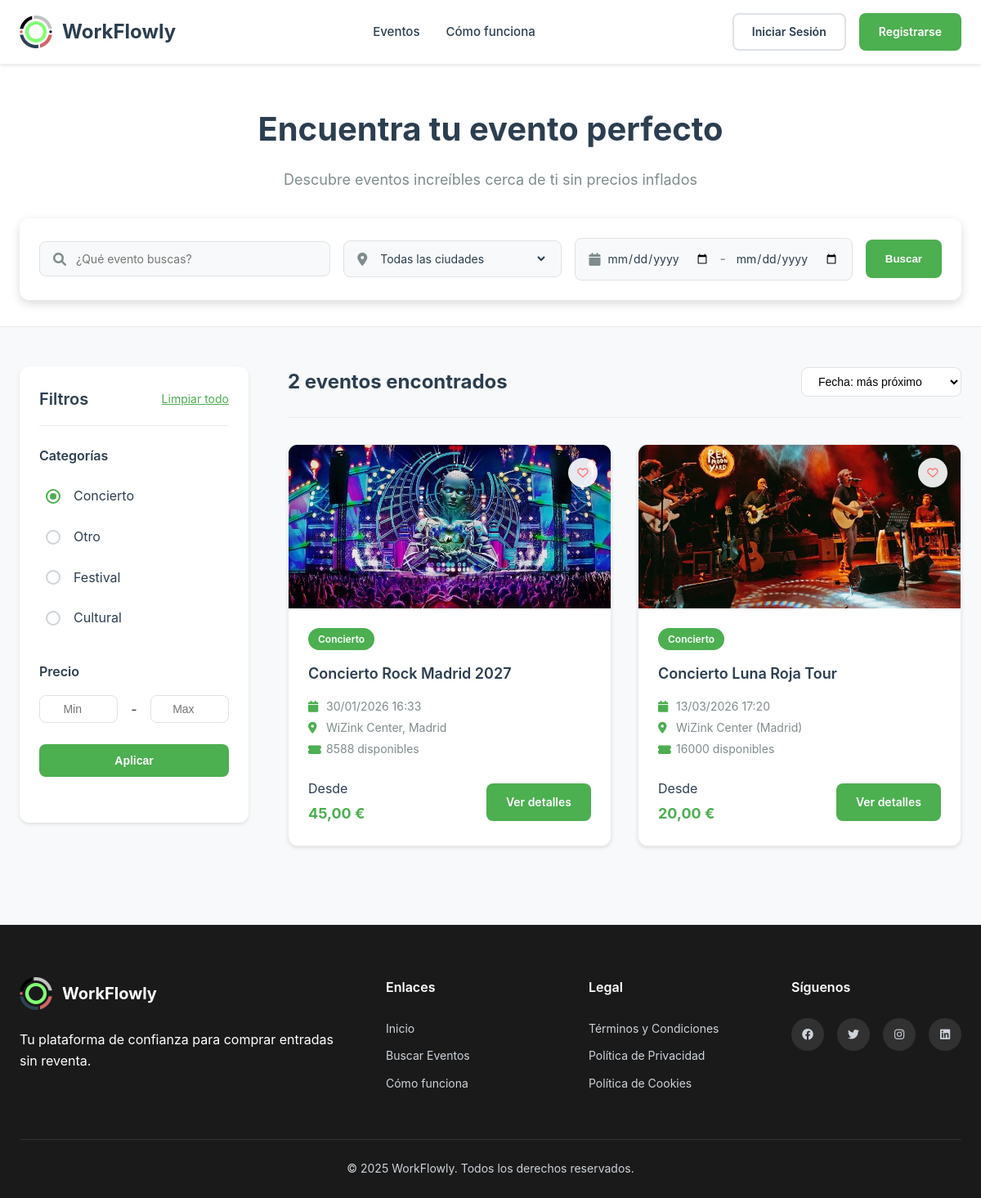
/views/search-events.php?tipo=Concierto, run on the app's committed database.
### tables this page shows
CREATE TABLE `evento` (
  `idEvento` int NOT NULL AUTO_INCREMENT,
  `idUsuario` int NOT NULL,
  `nombre` varchar(200) NOT NULL,
  `descripcion` text,
  `tipo` varchar(50) NOT NULL,
  `fechaInicio` datetime NOT NULL,
  `fechaFin` datetime NOT NULL,
  `ubicacion` varchar(255) NOT NULL,
  `aforoTotal` int NOT NULL,
  `entradasDisponibles` int NOT NULL,
  `imagenPrincipal` varchar(255) NOT NULL DEFAULT 'imagen/default.jpg',
  `idEstadoEvento` int DEFAULT NULL,
  `idLugar` int DEFAULT NULL,
  `idOrganizador` int DEFAULT NULL,
  PRIMARY KEY (`idEvento`),
  KEY `idUsuario` (`idUsuario`),
  KEY `idEstadoEvento` (`idEstadoEvento`),
  KEY `idx_evento_fecha` (`fechaInicio`,`fechaFin`),
  KEY `fk_evento_lugar` (`idLugar`),
  KEY `fk_evento_organizador` (`idOrganizador`),
  CONSTRAINT `evento_ibfk_1` FOREIGN KEY (`idUsuario`) REFERENCES `usuario` (`idUsuario`) ON DELETE CASCADE,
  CONSTRAINT `evento_ibfk_2` FOREIGN KEY (`idEstadoEvento`) REFERENCES `estado` (`idEstado`) ON DELETE SET NULL,
  CONSTRAINT `fk_evento_lugar` FOREIGN KEY (`idLugar`) REFERENCES `lugar` (`idLugar`) ON DELETE SET NULL,
  CONSTRAINT `fk_evento_organizador` FOREIGN KEY (`idOrganizador`) REFERENCES `organizador` (`idOrganizador`) ON DELETE SET NULL,
  CONSTRAINT `evento_chk_1` CHECK ((`fechaFin` > `fechaInicio`)),
  CONSTRAINT `evento_chk_2` CHECK ((`entradasDisponibles` <= `aforoTotal`))
);

### config/config.php (called while the page is built, shortened)
<?php
spl_autoload_register(function ($class_name) {
    $directories = [
        BASE_PATH . '/models/',
        BASE_PATH . '/controllers/',
    ];
    foreach ($directories as $directory) {
        $file = $directory . $class_name . '.php';
        if (file_exists($file)) {
            return;
        }
    }
});
function sanitize_input($data) {
    $data = trim($data);
    $data = stripslashes($data);
    $data = htmlspecialchars($data, ENT_QUOTES, 'UTF-8');
    return $data;
}
function format_price($price) {
    return number_format($price, 2, ',', '.') . ' €';
}
function format_date($date) {
    return date('d/m/Y H:i', strtotime($date));
}

### models/Evento.php (called while the page is built, shortened)
<?php
class Evento {
    private $conn;
    private $table_name = "Evento";
    public function __construct($db) {
        $this->conn = $db;
    }
    public function buscarEventos($search = '', $tipo = '', $fecha_desde = '', $fecha_hasta = '', $ubicacion = '', $precio_min = 0, $precio_max = 0) {
        $query = "SELECT e.*, u.nombre as organizador_nombre, u.apellidos as organizador_apellidos,
                         est.nombre as estado_nombre,
                         (SELECT MIN(precio) FROM TipoEntrada WHERE idEvento = e.idEvento) as precio_desde
                  FROM " . $this->table_name . " e
                  INNER JOIN Usuario u ON e.idUsuario = u.idUsuario
                  INNER JOIN Estado est ON e.idEstadoEvento = est.idEstado
                  WHERE est.nombre = 'Activo'
                  AND e.fechaFin > NOW()
                  AND e.entradasDisponibles > 0";
        if (!empty($tipo)) {
            $query .= " AND e.tipo = :tipo";
        }
        $query .= " ORDER BY e.fechaInicio ASC";
        $stmt = $this->conn->prepare($query);
        if (!empty($tipo)) {
            $stmt->bindParam(':tipo', $tipo);
        }
        $stmt->execute();
        return $stmt->fetchAll(PDO::FETCH_ASSOC);
    }
}
?>

### views/search-events.php (the view, shortened to what this page needs)
<?php
require_once '../config/config.php';
function getImageUrl($imagePath) {
    $cleanPath = str_replace('uploads/', '', $imagePath);
    $mainUploadPath = UPLOADS_PATH . '/' . $cleanPath;
    $adminUploadPath = BASE_PATH . '/api/admin/events/uploads/' . $cleanPath;
    if (file_exists($adminUploadPath)) {
        return BASE_URL . '/api/admin/events/uploads/' . $cleanPath;
    }
    return BASE_URL . '/api/admin/events/uploads/0b10db93db401e3d.jpg';
}
$search = isset($_GET['search']) ? sanitize_input($_GET['search']) : '';
$tipo = isset($_GET['tipo']) ? sanitize_input($_GET['tipo']) : '';
$ubicacion = isset($_GET['ubicacion']) ? sanitize_input($_GET['ubicacion']) : '';
$fecha_desde = isset($_GET['fecha_desde']) ? sanitize_input($_GET['fecha_desde']) : '';
$fecha_hasta = isset($_GET['fecha_hasta']) ? sanitize_input($_GET['fecha_hasta']) : '';
$precio_min = isset($_GET['precio_min']) ? (int)$_GET['precio_min'] : 0;
$precio_max = isset($_GET['precio_max']) ? (int)$_GET['precio_max'] : 0;
$orden = isset($_GET['orden']) ? sanitize_input($_GET['orden']) : 'fecha_asc';
$database = new Database();
$db = $database->getConnection();
$eventoModel = new Evento($db);
if (!empty($search) || !empty($tipo) || !empty($fecha_desde) || !empty($fecha_hasta) || !empty($ubicacion) || $precio_min > 0 || $precio_max > 0) {
    $eventos = $eventoModel->buscarEventos($search, $tipo, $fecha_desde, $fecha_hasta, $ubicacion, $precio_min, $precio_max);
} else {
    $eventos = $eventoModel->obtenerEventosDisponibles(50, 0);
}
if (!empty($eventos)) {
    switch ($orden) {
        case 'fecha_asc':
            usort($eventos, function($a, $b) {
                return strtotime($a['fechaInicio']) <=> strtotime($b['fechaInicio']);
            });
            break;
    }
}
$queryTipos = "SELECT DISTINCT tipo FROM Evento WHERE idEstadoEvento = (SELECT idEstado FROM Estado WHERE nombre = 'Activo' LIMIT 1)";
$stmtTipos = $db->prepare($queryTipos);
$stmtTipos->execute();
$tiposEventos = $stmtTipos->fetchAll(PDO::FETCH_COLUMN);
?>
<!DOCTYPE html>
<html lang="es">
<head>
    <link rel="stylesheet" href="../assets/css/search-events.css">
    <link href="https://cdnjs.cloudflare.com/ajax/libs/font-awesome/6.0.0/css/all.min.css" rel="stylesheet">
</head>
<body>
    <?php include __DIR__ . '/../includes/header.php'; ?>
    <section class="search-section">
        <div class="container">
            <div class="search-header">
                <h1>Encuentra tu evento perfecto</h1>
                <p>Descubre eventos increíbles cerca de ti sin precios inflados</p>
            </div>
            <form class="search-box" method="GET" action="">
                <div class="search-field">
                    <i class="fas fa-search"></i>
                    <input type="text" name="search" placeholder="¿Qué evento buscas?" value="<?php echo htmlspecialchars($search); ?>">
                </div>
                <div class="search-field">
                    <i class="fas fa-map-marker-alt"></i>
                    <select name="ubicacion">
                        <option value="">Todas las ciudades</option>
                    </select>
                </div>
                <div class="search-field date-range">
                    <i class="fas fa-calendar"></i>
                    <input type="date" name="fecha_desde" placeholder="Desde" value="<?php echo htmlspecialchars($fecha_desde); ?>">
                    <span class="date-separator">-</span>
                    <input type="date" name="fecha_hasta" placeholder="Hasta" value="<?php echo htmlspecialchars($fecha_hasta); ?>">
                </div>
                <button type="submit" class="btn-search">Buscar</button>
            </form>
        </div>
    </section>
    <section class="results-section">
        <div class="container">
            <div class="results-layout">
                <aside class="filters-sidebar">
                    <div class="filters-header">
                        <h3>Filtros</h3>
                        <a href="search-events.php" class="clear-filters">Limpiar todo</a>
                    </div>
                    <form method="GET" action="">
                        <div class="filter-group">
                            <h4>Categorías</h4>
                            <div class="filter-options">
                                <?php foreach ($tiposEventos as $tipoEvento): ?>
                                <label class="filter-radio">
                                    <span class="radiomark"></span>
                                    <?php echo htmlspecialchars($tipoEvento); ?>
                                </label>
                                <?php endforeach; ?>
                            </div>
                        </div>
                        <div class="filter-group">
                            <div class="filter-group-header">
                                <h4>Precio</h4>
                            </div>
                            <div class="price-range">
                                <div class="price-inputs">
                                    <input type="number" name="precio_min" id="precio_min" placeholder="Min" min="0"
                                           value="<?php echo $precio_min > 0 ? $precio_min : ''; ?>">
                                    <span>-</span>
                                    <input type="number" name="precio_max" id="precio_max" placeholder="Max" min="0"
                                           value="<?php echo $precio_max > 0 ? $precio_max : ''; ?>">
                                </div>
                                <button type="submit" class="btn-primary" style="width: 100%; margin-top: 10px;">Aplicar</button>
                            </div>
                        </div>
                    </form>
                </aside>
                <div class="results-content">
                    <div class="results-header">
                        <h2><?php echo count($eventos); ?> eventos encontrados</h2>
                        <div class="results-controls">
                            <div class="sort-dropdown">
                                <select id="sort-select" onchange="changeSort(this.value)">
                                    <option value="fecha_asc" <?php echo $orden === 'fecha_asc' ? 'selected' : ''; ?>>Fecha: más próximo</option>
                                </select>
                            </div>
                        </div>
                    </div>
                    <div class="events-grid">
                        <?php if (!empty($eventos)): ?>
                            <?php foreach ($eventos as $evento):
                            ?>
                                <div class="event-card">
                                    <div class="event-image">
                                        <img src="<?php echo getImageUrl($evento['imagenPrincipal']); ?>"
                                             alt="<?php echo htmlspecialchars($evento['nombre']); ?>"
                                             onerror="this.src='<?php echo BASE_URL; ?>/api/admin/events/uploads/0b10db93db401e3d.jpg'">
                                    <button class="favorite-btn"
                                            data-evento-id="<?php echo $evento['idEvento']; ?>"
                                            onclick="toggleFavorito(<?php echo $evento['idEvento']; ?>, this)"
                                            aria-label="Agregar a favoritos">
                                        <i class="far fa-heart"></i>
                                    </button>
                                    </div>
                                    <div class="event-content">
                                        <span class="event-category"><?php echo htmlspecialchars($evento['tipo']); ?></span>
                                        <h3><?php echo htmlspecialchars($evento['nombre']); ?></h3>
                                        <div class="event-details">
                                            <div class="detail-item">
                                                <i class="fas fa-calendar"></i>
                                                <span><?php echo format_date($evento['fechaInicio']); ?></span>
                                            </div>
                                            <div class="detail-item">
                                                <i class="fas fa-map-marker-alt"></i>
                                                <span><?php echo htmlspecialchars($evento['ubicacion']); ?></span>
                                            </div>
                                            <div class="detail-item">
                                                <i class="fas fa-ticket-alt"></i>
                                                <span><?php echo $evento['entradasDisponibles']; ?> disponibles</span>
                                            </div>
                                        </div>
                                        <div class="event-footer">
                                            <div class="price-info">
                                                <span class="price-label">Desde</span>
                                                <span class="price"><?php echo format_price($evento['precio_desde'] ?? 0); ?></span>
                                            </div>
                                            <a href="event-detail.php?id=<?php echo $evento['idEvento']; ?>" class="btn-primary">Ver detalles</a>
                                        </div>
                                    </div>
                                </div>
                            <?php endforeach; ?>
                        <?php endif; ?>
                    </div>
                </div>
            </div>
        </div>
    </section>
    <?php include __DIR__ . '/../includes/footer.php'; ?>
</body>
</html>

### assets/css/header.css (style rules this page uses)
:root { --primary-color: #4CAF50; --primary-dark: #388E3C; --text-dark: #2C3E50; --text-light: #7F8C8D; --white: #FFFFFF; --gray-300: #DEE2E6; --font-primary: 'Inter', -apple-system, BlinkMacSystemFont, 'Segoe UI', Roboto, sans-serif; --border-radius-small: 8px; --shadow-small: 0 2px 4px rgba(0,0,0,0.1); --shadow-medium: 0 4px 12px rgba(0,0,0,0.15); --spacing-xs: 8px; --spacing-sm: 16px; --spacing-md: 24px; --spacing-lg: 32px; }
.btn-primary { background: var(--primary-color); color: var(--white); border: none; padding: 12px 24px; border-radius: var(--border-radius-small); font-weight: 600; font-size: 14px; cursor: pointer; transition: all 0.3s ease; text-decoration: none; display: inline-block; text-align: center; }

### data on the page
evento: imagenPrincipal (picture), tipo "Concierto", nombre "Concierto Rock Madrid 2027", fechaInicio "30/01/2026 16:33", ubicacion "WiZink Center, Madrid", entradasDisponibles "8588", precio_desde "45,00 €"
evento: imagenPrincipal (picture), tipo "Concierto", nombre "Concierto Luna Roja Tour", fechaInicio "13/03/2026 17:20", ubicacion "WiZink Center (Madrid)", entradasDisponibles "16000", precio_desde "20,00 €"

### other printed values
$tipoEvento "Concierto"
$tipoEvento "Otro"
$tipoEvento "Festival"
$tipoEvento "Cultural"
count($eventos) "2"
